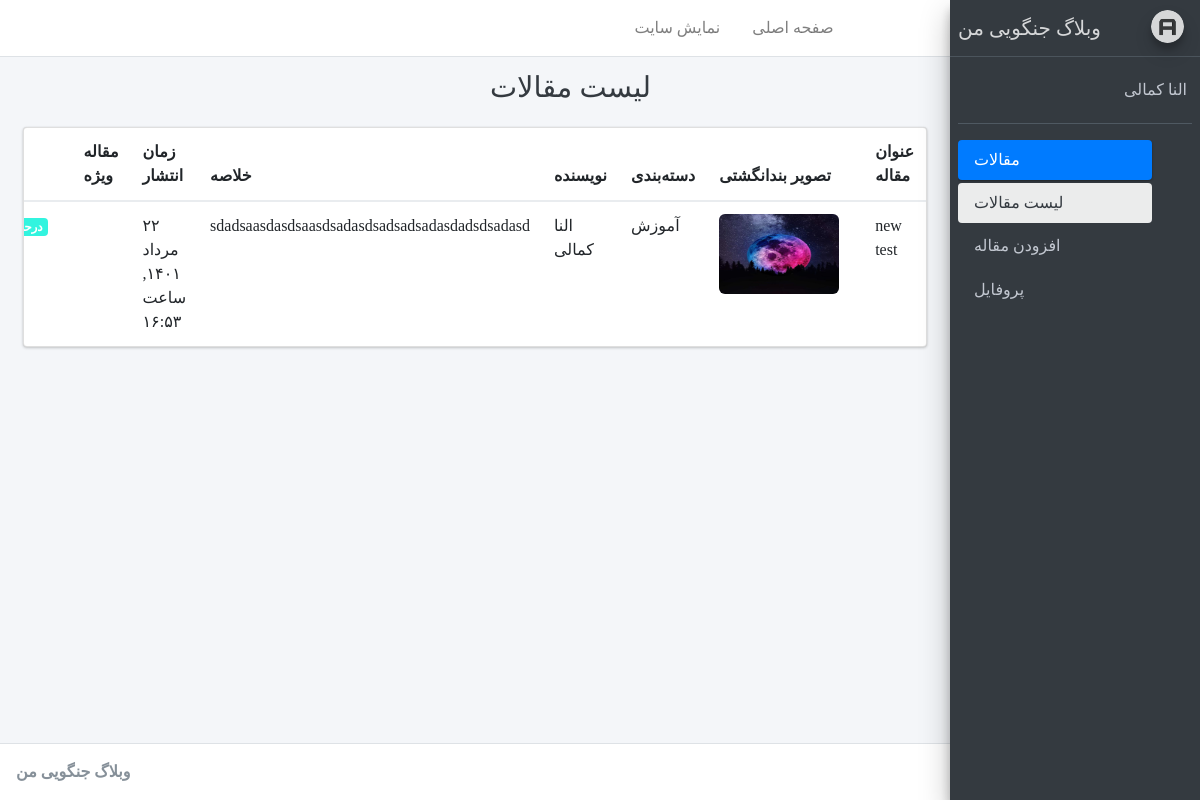
The page /account/ (signed in) on the database its author committed.
### blog/models.py (models this page shows, shortened)
class SingletonBaseModel(models.Model):
    class Meta:
        verbose_name = "تنظیم"
        verbose_name_plural = "تنظیمات"
        abstract = True

class SiteSetting(SingletonBaseModel):
    site_header = models.CharField(max_length=50, verbose_name="هدر سایت", default="هدر سایت")
    site_name = models.CharField(max_length=100, verbose_name="نام سایت", default="نام سایت")
    site_description =  models.CharField(max_length=200, verbose_name="توضیحات سایت", default="توضیحات سایت")
    image = models.ImageField(upload_to="images", verbose_name="تصویر تیتر سایت")

class Article(models.Model):
    STATUS_CHOICES = (
        ('d', 'پیش‌نویس'),           # draft
        ('p', 'منتشر شده'),         # publish
        ('i', 'در حال بررسی'),      # investigaion
        ('b', 'برگشت داده شده'),    # back
    )
    author = models.ForeignKey(User, null=True, on_delete=models.SET_NULL, related_name="articles", verbose_name="نویسنده")
    title = models.CharField(max_length=200, verbose_name="عنوان مقاله")
    slug = models.SlugField(max_length=100, unique=True, verbose_name="آدرس مقاله")
    catagory = models.ManyToManyField(Catagory, verbose_name="دسته بندی", related_name="articles")
    description = models.TextField(verbose_name="محتوا")
    thumbnail = models.ImageField(upload_to="images", verbose_name="تصویر مقاله")
    publish = models.DateTimeField(default=timezone.now, verbose_name="زمان انتشار")
    created = models.DateTimeField(auto_now_add=True)
    updated = models.DateTimeField(auto_now=True)
    is_special = models.BooleanField(default=False, verbose_name="مقاله ویژه")
    status = models.CharField(max_length=1, choices=STATUS_CHOICES, verbose_name="وضعیت")
    class Meta:
        verbose_name = "مقاله"
        verbose_name_plural = "مقالات"
        ordering = ['-publish']
    def jpublish(self):
        return jalali_converter(self.publish)
    jpublish.short_description = "زمان انتشار"
    objects = ArticleManager()
    def thumbnail_tag(self):
        return format_html(f"<img width=100 height=60 style='border-radius: 5px;' src='{self.thumbnail.url}'>")
    thumbnail_tag.short_description = "عکس"
    def catagoy_to_list(self):
        catagoties = []
        for catagory in self.catagory.active():
            catagoties.append(catagory.title)
        if len(catagoties) == 0:
            return "بدون دسته بندی"
        else:
            return "، ".join(catagoties)
    catagoy_to_list.short_description = "دسته بندی"

class Catagory(models.Model):
    parent = models.ForeignKey('self', default=None , null=True, blank=True, on_delete=models.SET_NULL, related_name='children', verbose_name="زیر دسته")
    title = models.CharField(max_length=200, verbose_name="عنوان دسته بندی")
    slug = models.SlugField(max_length=100, unique=True, verbose_name="آدرس دسته بندی")
    status = models.BooleanField(default=True, verbose_name="آیا نمایش داده شود؟")
    position = models.IntegerField(verbose_name="پوزیشن")
    class Meta:
        verbose_name = "دسته بندی"
        verbose_name_plural = "دسته بندی ها"
        ordering = ['parent__id', 'position']
    objects = CatagoryManager()

### account/models.py (models this page shows)
class User(AbstractUser):
    email = models.EmailField(unique=True, verbose_name="ایمیل")
    is_author = models.BooleanField(default=False, verbose_name="وضعیت نویسندگی")
    special_user = models.DateTimeField(default=timezone.now, verbose_name="کاربر ویژه تا")
    def is_special_user(self):
        if self.special_user > timezone.now():
            return True
        else:
            return False
    is_special_user.boolean = True
    is_special_user.short_description = "وضعیت کاربر ویژه"

### account/views.py (the view)
# urls.py: path('', ArticleList.as_view(), name='home'),
class ArticleList(AuthorsAccessMixin, ListView):
    template_name = 'registration/home.html'
    def get_queryset(self):
        if self.request.user.is_superuser:
            return Article.objects.all()
        else:
            return Article.objects.filter(author=self.request.user)

### account/mixins.py (called while the page is built)
	def dispatch(self, request, *args, **kwargs):
		if request.user.is_authenticated:
			if request.user.is_superuser or request.user.is_author :
				return super().dispatch(request, *args, **kwargs)
			else:
				return redirect("account:profile")
		else:
			return redirect("login")

### blog/models.py (called while the page is built)
    def active(self):
        return self.filter(status=True)

### blog/templatetags/base_tags.py (called while the page is built)
@register.simple_tag
def site_name():
    return SiteSetting.objects.get(pk=1).site_name

@register.inclusion_tag("registration/partials/link.html")
def link(request, link_name, content, classes):
    return {
        "request": request,
        "link_name": link_name,
        "link": f"account:{link_name}",
        "content": content,
        "classes": classes
    }

### extentions/jalali.py (called while the page is built)
    def persian_tuple(self):
        return self.persian_year, self.persian_month, self.persian_day

### extentions/utils.py (called while the page is built)
def persian_number_conventor(input_str):
    numbers = {
        "0": "۰",
        "1": "١",
        "2": "۲",
        "3": "۳",
        "4": "۴",
        "5": "۵",
        "6": "۶",
        "7": "۷",
        "8": "۸",
        "9": "۹",
    }
    for english_number, persian_number in numbers.items():
        input_str = input_str.replace(english_number, persian_number)
    return input_str

def jalali_converter(time):
    jmonths = ["فروردين", "ارديبهشت", "خرداد", "تير", "مرداد", "شهريور", "مهر", "آبان", "آذر", "دي", "بهمن", "اسفند"]
    time = timezone.localtime(time)
    time_to_str = "{},{},{}".format(time.year, time.month, time.day)
    time_to_tuple = jalali.Gregorian(time_to_str).persian_tuple()
    month_persian = jmonths[time_to_tuple[1]-1]
    output = "{} {} {}, ساعت {}:{}".format(
        time_to_tuple[2],
        month_persian,
        time_to_tuple[0],
        time.hour,
        time.minute
    )
    return persian_number_conventor(output)

### templates/registration/home.html (shortened to what this page needs)
{% extends 'registration/base.html' %}
{% block title %}{% block title-meta %}
لیست مقالات
{% endblock %}{% endblock %}
{% block main %}
<div class="row">
    <div class="col-12">
        {% if object_list %}
          <div class="card">
            <div class="card-body table-responsive p-0">
              <table class="table table-hover">
                <thead>
                  <tr>
                    <th>عنوان مقاله</th>
                    <th>تصویر بندانگشتی</th>
                    <th>دسته‌بندی</th>
                    <th>نویسنده</th>
                    <th>خلاصه</th>
                    <th>زمان انتشار</th>
                    <th>مقاله ویژه</th>
                    <th>وضعیت</th>
                  </tr>
                </thead>
                <tbody>
                    {% for article in object_list %}
                        <tr>
                            <td>
                              {% if article.status in 'bd'|make_list or user.is_superuser %}
                                <a href="{% url 'account:article-update' article.pk %}">{{article.title}}</a>
                              {% else  %}
                                {{article.title}}
                              {% endif %}
                            </td>
                            <td><img src="{{article.thumbnail.url}}" width="120" height="80" style="border-radius: 6px  ;"></td>
                            <td>{{article.catagoy_to_list}}</td>
                            <td>{{article.author.get_full_name}}</td>
                            <td>{{article.description|striptags|truncatewords:30}}</td>
                            <td>{{article.jpublish}}</td>
                            <td>
                              {% if article.is_special %}
                                <i class="fa fa-check-circle" style="color: green"></i>
                              {% else %}
                                <i class="fa fa-minus-circle" style="color: red"></i>
                              {% endif %}
                            </td>
                            <td>
                                {% if article.status == 'p' %}
                                    <span class="badge badge-success">منتشر شده</span>
                                    <a target="_blank" class="badge badge-primary"href="{% url 'blog:detail' article.slug %}">نمایش</a>
                                {% elif article.status == 'i' %}
                                    <span class="badge" style="background-color: #32f4df;">درحال بررسی</span>
                                {% elif article.status == 'd' %}
                                    <span class="badge badge-danger">پیش نویس</span>
                                    <a target="_blank" class="badge badge-secondary"href="{% url 'blog:preview' article.pk %}">پیش نمایش</a>
                                {% elif article.status == 'b' %}
                                    <span class="badge badge-warning">برگشت داده شده</span>
                                    <a target="_blank" class="badge badge-secondary"href="{% url 'blog:preview' article.pk %}">پیش نمایش</a>
                                {% endif %}
                            </td>
                        </tr>
                    {% endfor %}
                </tbody>
              </table>
            </div>
          </div>
        {% else %}
          <h3> محتوایی برای نمایش وجود ندارد. </h3>
        {% endif %}
    </div>
  </div>
{% endblock %}

### templates/registration/base.html (shortened to what this page needs)
{% load static %}
{% load base_tags %}
<!DOCTYPE html>
<html>
<head>
  <link rel="stylesheet" href="{% static 'registration/adminlte/plugins/fontawesome-free/css/all.min.css' %}">
  <link rel="stylesheet" href="https://code.ionicframework.com/ionicons/2.0.1/css/ionicons.min.css">
  <link rel="stylesheet" href="{% static 'registration/adminlte/plugins/tempusdominus-bootstrap-4/css/tempusdominus-bootstrap-4.min.css' %}">
  <link rel="stylesheet" href="{% static 'registration/adminlte/plugins/icheck-bootstrap/icheck-bootstrap.min.css' %}">
  <link rel="stylesheet" href="{% static 'registration/adminlte/plugins/jqvmap/jqvmap.min.css' %}">
  <link rel="stylesheet" href="{% static 'registration/adminlte/assets/css/adminlte.min.css' %}">
  <link rel="stylesheet" href="{% static 'registration/adminlte/plugins/overlayScrollbars/css/OverlayScrollbars.min.css' %}">
  <link rel="stylesheet" href="{% static 'registration/adminlte/plugins/daterangepicker/daterangepicker.css' %}">
  <link rel="stylesheet" href="{% static 'registration/adminlte/plugins/summernote/summernote-bs4.css' %}">
  <link rel="stylesheet" href="https://cdn.rtlcss.com/bootstrap/v4.2.1/css/bootstrap.min.css">
  <link rel="stylesheet" href="{% static 'registration/adminlte/assets/css/custom.css' %}">
</head>
<body class="hold-transition sidebar-mini layout-fixed">
<div class="wrapper">
  <nav class="main-header navbar navbar-expand navbar-white navbar-light">
    <ul class="navbar-nav">
      <li class="nav-item">
        <a class="nav-link" data-widget="pushmenu" href="#"><i class="fas fa-bars"></i></a>
      </li>
      <li class="nav-item d-none d-sm-inline-block">
        <a href="{% url 'account:home' %}" class="nav-link">صفحه اصلی</a>
      </li>
      <li class="nav-item d-none d-sm-inline-block">
        <a href="{% url 'blog:home' %}" target="_blank" class="nav-link">نمایش سایت</a>
      </li>
    </ul>
    <ul class="navbar-nav mr-auto-navbav">
      <li class="nav-item">
        <a class="nav-link" data-widget="control-sidebar" data-slide="true" href="{% url 'logout'%}">
          <i class="fas fa-sign-out-alt"></i>
        </a>
      </li>
    </ul>
  </nav>
  {% include 'registration/sidebar.html' %}
  <div class="content-wrapper">
    <div class="content-header">
      <div class="container-fluid">
        <div class="row mb-2">
          <div class="col-sm-6">
            <h1 class="m-0 text-dark">{% block title %}عنوان صفحه{% endblock %}</h1>
          </div>
        </div>
      </div>
    </div>
    <section class="content">
      <div class="container-fluid">
        {% block main %}
        {% endblock %}
      </div>
    </section>
  </div>
  <footer class="main-footer">
    <strong>{% site_name %}</strong>
  </footer>
</div>
</body>
</html>

### templates/registration/sidebar.html
{% load static %}
{% load base_tags %}
  <aside class="main-sidebar sidebar-dark-primary elevation-4">
    <a href="index3.html" class="brand-link">
      <img src="{% static 'registration/adminlte/assets/img/AdminLTELogo.png' %}" alt="AdminLTE Logo" class="brand-image img-circle elevation-3"
           style="opacity: .8">
      <span class="brand-text">{% site_name %}</span>
    </a>
    <div class="sidebar">
      <div class="user-panel mt-3 pb-3 mb-3 d-flex">
        <div class="info">
          <a href="#" class="d-block">
            {% if user.get_full_name %}
              {{user.get_full_name}}
            {% else %}
              {{user.username}}
            {% endif %}
          </a>
        </div>
      </div>
      <nav class="mt-2">
        <ul class="nav nav-pills nav-sidebar flex-column" data-widget="treeview" role="menu" data-accordion="false">
            {% if user.is_superuser or user.is_author %}
              <li class="nav-item has-treeview menu-open">
                <a href="#" class="nav-link active">
                  <i class="nav-icon fas fa-tachometer-alt"></i>
                  <p>
                    مقالات
                    <i class="right fas fa-angle-left"></i>
                  </p>
                </a>
                <ul class="nav nav-treeview">
                  <li class="nav-item">
                    {% link request 'home' 'لیست مقالات' 'fa-list' %}
                  </li>
                  <li class="nav-item">
                    {% link request 'article-create' 'افزودن مقاله' 'fa-edit' %}
                  </li>
                </ul>
              </li>
            {% endif %}
          <li class="nav-item">
            {% link request 'profile' 'پروفایل' 'fa-th' %}
          </li>
        </ul>
      </nav>
    </div>
  </aside>

### static/registration/adminlte/assets/css/custom.css (style rules this page uses)
body { font-family: Sahel !important; }
* { direction: rtl !important; }
.layout-fixed .main-sidebar { right: 0; }
.brand-image { float: right; }
.content-wrapper, .main-footer, .main-header { margin-left: 0px; margin-right: 250px; }
.mr-auto-navbav { margin-right: auto!important; }
.navbar-expand .navbar-nav .nav-link { padding-right: 1rem; padding-left: 1rem; }
.nav-sidebar .nav-link>.right, .nav-sidebar .nav-link>p>.right { left: 1rem; right: auto; }

### rows shown on the page
SiteSetting: site_name "وبلاگ جنگویی من"
User: get_full_name "النا کمالی"
Article: title "new test", thumbnail (picture), catagoy_to_list "آموزش", author.get_full_name "النا کمالی", description "sdadsaasdasdsaasdsadasdsadsadsadasdadsdsadasd", jpublish "۲۲ مرداد ١۴۰١, ساعت ١۶:۵۳", is_special False (drawn), status "درحال بررسی"

### other values the page prints
{{ content }} "لیست مقالات افزودن مقاله پروفایل"
